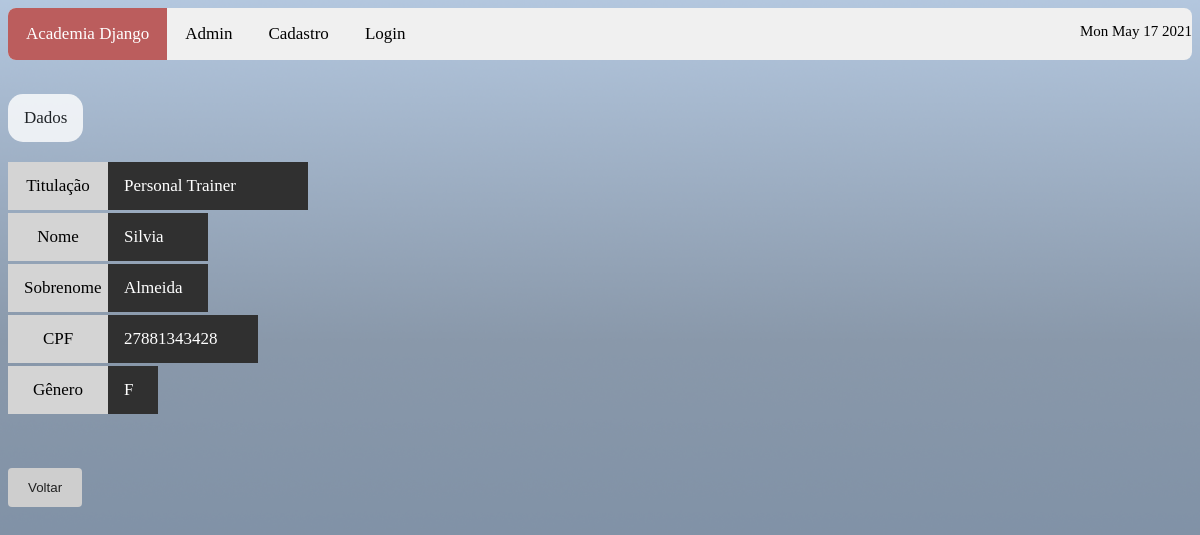
Page /sistema/visualizar_instrutor/4 on the earlier database version.
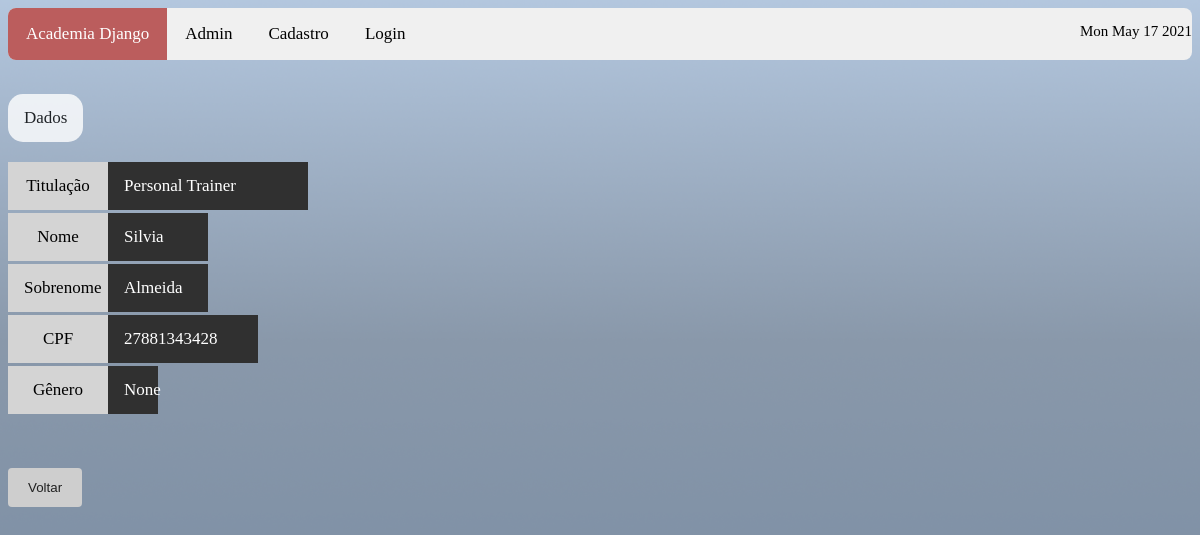
Same page on the later database version.
### sistema/models.py (models this page shows)
class Instrutor(models.Model):
    titulacao = models.CharField(
        max_length = 100,
        null = False,
        blank = False
    )
    nome = models.CharField(
        max_length = 200,
        null = False,
        blank = False
    )
    sobrenome = models.CharField(
        max_length = 200,
        null = False,
        blank = False
    )
    telefone = models.CharField(
        max_length = 14,
        null = False,
        blank = False
    )
    cpf = models.CharField(
        max_length = 14,
        null = False,
        blank = False
    )
    genero_choices = (
        ("F", "Feminino"),
        ("M", "Masculino"),
        ("O", "Outro")
    )
    genero = models.CharField(
        max_length = 1,
        choices = genero_choices,
        null = True,
        blank = True
    )
    objects = models.Manager()

### sistema/views.py (the view)
# urls.py: path('visualizar_instrutor/<int:user_id>', views.visualizar_instrutor, name='visualizar_instrutor'),
def visualizar_instrutor(request, user_id):
    if request.method == 'GET':
        instrutor = Instrutor.objects.filter(id=user_id)
        contexto = {
            'instrutor': instrutor
        }
    return render(request, 'visualizar_instrutor.html', contexto)

### sistema/templates/visualizar_instrutor.html (shortened to what this page needs)
{% load static %}
 <!DOCTYPE html>
<html>
<head>
    <link rel="stylesheet" href=" {% static 'css/style.css' %} "/>
</head>
<body>
<div class="topnav">
    <a class="active" href="http://{{request.get_host}}/sistema/inicio">Academia Django</a>
    <a href="http://{{request.get_host}}/admin" target="_blank">Admin</a>
    <a href="http://{{request.get_host}}/sistema/cadastrar_usuario">Cadastro</a>
    <a href="http://{{request.get_host}}/sistema/logar_usuario">Login</a>
<div class="c">
    <p id="demo"></p>
</div>
</div>
<br/><br/>
    <a class="asessao"> Dados </a>
<br/><br/><br/><br/>
{% for instrutor in instrutor %}
<a class="nome1"> Titulação </a>
<a class="titulacao"> {{instrutor.titulacao}}  </a>
<br/><br/><br/>
<a class="nome1"> Nome </a>
<a class="nome2"> {{instrutor.nome}}  </a>
<br/><br/><br/>
<a class="nome1"> Sobrenome </a>
<a class="sobrenome"> {{instrutor.sobrenome}}  </a>
<br/><br/><br/>
<a class="nome1"> CPF </a>
<a class="cpf"> {{instrutor.cpf}}  </a>
<br/><br/><br/>
<a class="nome1"> Gênero </a>
<a class="genero"> {{instrutor.genero}}  </a>
<br/><br/><br/>
{% endfor %}
<br/><br/><br/>
    <form action="http://{{request.get_host}}/sistema/inicio">
    <input type="submit" value="Voltar">
    </form>
</body>
</html>

Differences in the rows shown:
changed Instrutor "Personal Trainer": genero "F" → "None"
